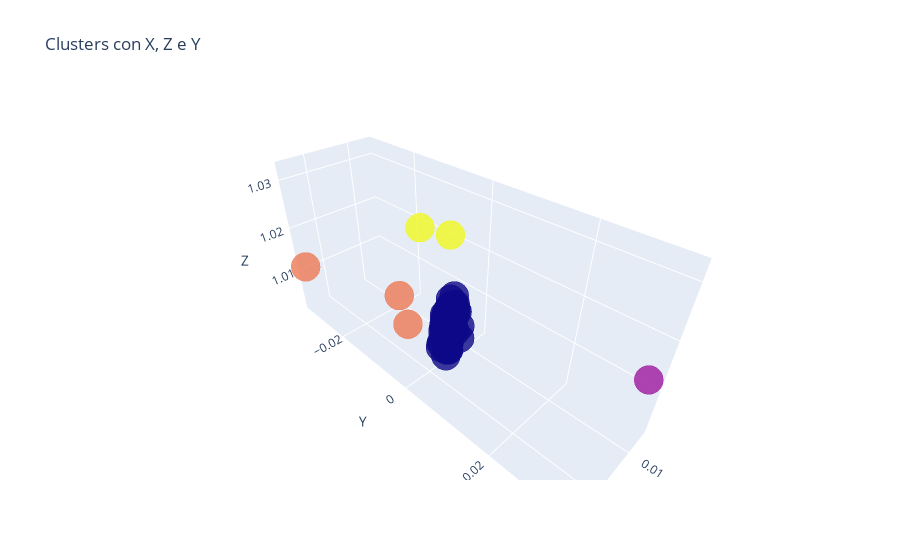

The notebook cell saved with this chart:
### Code cell
import plotly as py
import plotly.graph_objs as go

trace1 = go.Scatter3d(
    x= df['ï»¿X'],
    y= df['Y'],
    z= df['Z'],
    mode='markers',
     marker=dict(
        color = df['cluster'], 
        size= 10,
        line=dict(
            color= df['cluster'],
            width= 12
        ),
        opacity=0.8
     )
)
data = [trace1]
layout = go.Layout(
    title= 'Clusters con X, Z e Y',
    scene = dict(
            xaxis = dict(title  = 'ï»¿X'),
            yaxis = dict(title  = 'Y'),
            zaxis = dict(title  = 'Z')
        )
)
fig = go.Figure(data=data, layout=layout)
py.offline.iplot(fig)
